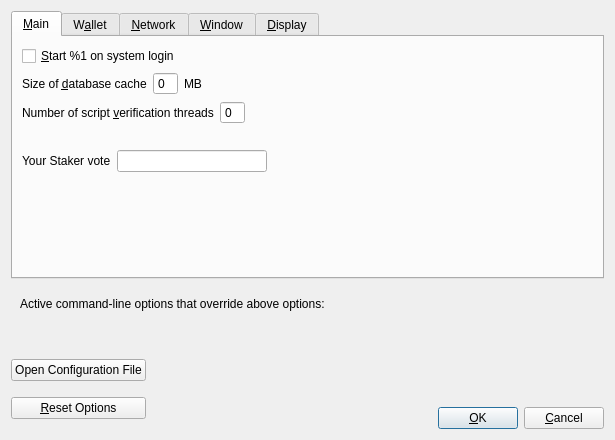
<?xml version="1.0" encoding="UTF-8"?>
<ui version="4.0">
 <class>OptionsDialog</class>
 <widget class="QDialog" name="OptionsDialog">
  <property name="geometry">
   <rect>
    <x>0</x>
    <y>0</y>
    <width>615</width>
    <height>440</height>
   </rect>
  </property>
  <property name="windowTitle">
   <string>Options</string>
  </property>
  <property name="styleSheet">
   <string notr="true"/>
  </property>
  <property name="modal">
   <bool>true</bool>
  </property>
  <layout class="QVBoxLayout" name="verticalLayout">
   <item>
    <widget class="QTabWidget" name="tabWidget">
     <property name="currentIndex">
      <number>0</number>
     </property>
     <widget class="QWidget" name="tabMain">
      <attribute name="title">
       <string>&amp;Main</string>
      </attribute>
      <layout class="QVBoxLayout" name="verticalLayout_Main">
       <item>
        <widget class="QCheckBox" name="kazusilverAtStartup">
         <property name="toolTip">
          <string>Automatically start %1 after logging in to the system.</string>
         </property>
         <property name="text">
          <string>&amp;Start %1 on system login</string>
         </property>
        </widget>
       </item>
       <item>
        <layout class="QHBoxLayout" name="horizontalLayout_2_Main">
         <item>
          <widget class="QLabel" name="databaseCacheLabel">
           <property name="text">
            <string>Size of &amp;database cache</string>
           </property>
           <property name="textFormat">
            <enum>Qt::PlainText</enum>
           </property>
           <property name="buddy">
            <cstring>databaseCache</cstring>
           </property>
          </widget>
         </item>
         <item>
          <widget class="QSpinBox" name="databaseCache">
           <property name="styleSheet">
            <string notr="true"/>
           </property>
           <property name="frame">
            <bool>true</bool>
           </property>
           <property name="buttonSymbols">
            <enum>QAbstractSpinBox::NoButtons</enum>
           </property>
          </widget>
         </item>
         <item>
          <widget class="QLabel" name="databaseCacheUnitLabel">
           <property name="text">
            <string>MB</string>
           </property>
           <property name="textFormat">
            <enum>Qt::PlainText</enum>
           </property>
          </widget>
         </item>
         <item>
          <spacer name="horizontalSpacer_2_Main">
           <property name="orientation">
            <enum>Qt::Horizontal</enum>
           </property>
           <property name="sizeHint" stdset="0">
            <size>
             <width>40</width>
             <height>20</height>
            </size>
           </property>
          </spacer>
         </item>
        </layout>
       </item>
       <item>
        <layout class="QHBoxLayout" name="horizontalLayout_3_Main">
         <item>
          <widget class="QLabel" name="threadsScriptVerifLabel">
           <property name="text">
            <string>Number of script &amp;verification threads</string>
           </property>
           <property name="textFormat">
            <enum>Qt::PlainText</enum>
           </property>
           <property name="buddy">
            <cstring>threadsScriptVerif</cstring>
           </property>
          </widget>
         </item>
         <item>
          <widget class="QSpinBox" name="threadsScriptVerif">
           <property name="toolTip">
            <string>(0 = auto, &lt;0 = leave that many cores free)</string>
           </property>
           <property name="styleSheet">
            <string notr="true"/>
           </property>
           <property name="frame">
            <bool>true</bool>
           </property>
           <property name="buttonSymbols">
            <enum>QAbstractSpinBox::NoButtons</enum>
           </property>
          </widget>
         </item>
         <item>
          <spacer name="horizontalSpacer_3_Main">
           <property name="orientation">
            <enum>Qt::Horizontal</enum>
           </property>
           <property name="sizeHint" stdset="0">
            <size>
             <width>40</width>
             <height>20</height>
            </size>
           </property>
          </spacer>
         </item>
        </layout>
       </item>
       <item>
        <layout class="QHBoxLayout" name="horizontalLayout_3">
         <item>
          <widget class="QLabel" name="voteQuestionLabel">
           <property name="text">
            <string/>
           </property>
          </widget>
         </item>
        </layout>
       </item>
       <item>
        <layout class="QHBoxLayout" name="horizontalLayout_2">
         <item>
          <widget class="QLabel" name="voteLabel">
           <property name="sizePolicy">
            <sizepolicy hsizetype="Minimum" vsizetype="Preferred">
             <horstretch>0</horstretch>
             <verstretch>0</verstretch>
            </sizepolicy>
           </property>
           <property name="text">
            <string>Your Staker vote</string>
           </property>
          </widget>
         </item>
         <item>
          <widget class="QLineEdit" name="voteTextField">
           <property name="maximumSize">
            <size>
             <width>150</width>
             <height>16777215</height>
            </size>
           </property>
          </widget>
         </item>
         <item>
          <spacer name="horizontalSpacer">
           <property name="orientation">
            <enum>Qt::Horizontal</enum>
           </property>
           <property name="sizeHint" stdset="0">
            <size>
             <width>40</width>
             <height>20</height>
            </size>
           </property>
          </spacer>
         </item>
        </layout>
       </item>
       <item>
        <spacer name="verticalSpacer_Main">
         <property name="orientation">
          <enum>Qt::Vertical</enum>
         </property>
         <property name="sizeHint" stdset="0">
          <size>
           <width>20</width>
           <height>40</height>
          </size>
         </property>
        </spacer>
       </item>
      </layout>
     </widget>
     <widget class="QWidget" name="tabWallet">
      <attribute name="title">
       <string>W&amp;allet</string>
      </attribute>
      <layout class="QVBoxLayout" name="verticalLayout_Wallet">
       <item>
        <widget class="QGroupBox" name="groupBox">
         <property name="title">
          <string>Expert</string>
         </property>
         <layout class="QVBoxLayout" name="verticalLayout_2"/>
        </widget>
       </item>
       <item>
        <widget class="QCheckBox" name="coinControlFeatures">
         <property name="toolTip">
          <string>Whether to show coin control features or not.</string>
         </property>
         <property name="text">
          <string>Enable coin &amp;control features</string>
         </property>
        </widget>
       </item>
       <item>
        <widget class="QCheckBox" name="spendZeroConfChange">
         <property name="toolTip">
          <string>If you disable the spending of unconfirmed change, the change from a transaction cannot be used until that transaction has at least one confirmation. This also affects how your balance is computed.</string>
         </property>
         <property name="text">
          <string>&amp;Spend unconfirmed change</string>
         </property>
        </widget>
       </item>
       <item>
        <spacer name="verticalSpacer_Wallet">
         <property name="orientation">
          <enum>Qt::Vertical</enum>
         </property>
         <property name="sizeHint" stdset="0">
          <size>
           <width>20</width>
           <height>40</height>
          </size>
         </property>
        </spacer>
       </item>
      </layout>
     </widget>
     <widget class="QWidget" name="tabNetwork">
      <attribute name="title">
       <string>&amp;Network</string>
      </attribute>
      <layout class="QVBoxLayout" name="verticalLayout_Network">
       <item>
        <widget class="QCheckBox" name="mapPortUpnp">
         <property name="toolTip">
          <string>Automatically open the KazuSilver client port on the router. This only works when your router supports UPnP and it is enabled.</string>
         </property>
         <property name="text">
          <string>Map port using &amp;UPnP</string>
         </property>
        </widget>
       </item>
       <item>
        <widget class="QCheckBox" name="allowIncoming">
         <property name="toolTip">
          <string>Accept connections from outside</string>
         </property>
         <property name="text">
          <string>Allow incoming connections</string>
         </property>
        </widget>
       </item>
       <item>
        <widget class="QCheckBox" name="connectSocks">
         <property name="toolTip">
          <string>Connect to the KazuSilver network through a SOCKS5 proxy.</string>
         </property>
         <property name="text">
          <string>&amp;Connect through SOCKS5 proxy (default proxy):</string>
         </property>
        </widget>
       </item>
       <item>
        <layout class="QHBoxLayout" name="horizontalLayout_1_Network">
         <item>
          <widget class="QLabel" name="proxyIpLabel">
           <property name="text">
            <string>Proxy &amp;IP:</string>
           </property>
           <property name="textFormat">
            <enum>Qt::PlainText</enum>
           </property>
           <property name="buddy">
            <cstring>proxyIp</cstring>
           </property>
          </widget>
         </item>
         <item>
          <widget class="QValidatedLineEdit" name="proxyIp">
           <property name="minimumSize">
            <size>
             <width>140</width>
             <height>0</height>
            </size>
           </property>
           <property name="maximumSize">
            <size>
             <width>140</width>
             <height>16777215</height>
            </size>
           </property>
           <property name="toolTip">
            <string>IP address of the proxy (e.g. IPv4: 127.0.0.1 / IPv6: ::1)</string>
           </property>
          </widget>
         </item>
         <item>
          <widget class="QLabel" name="proxyPortLabel">
           <property name="text">
            <string>&amp;Port:</string>
           </property>
           <property name="textFormat">
            <enum>Qt::PlainText</enum>
           </property>
           <property name="buddy">
            <cstring>proxyPort</cstring>
           </property>
          </widget>
         </item>
         <item>
          <widget class="QLineEdit" name="proxyPort">
           <property name="minimumSize">
            <size>
             <width>55</width>
             <height>0</height>
            </size>
           </property>
           <property name="maximumSize">
            <size>
             <width>55</width>
             <height>16777215</height>
            </size>
           </property>
           <property name="toolTip">
            <string>Port of the proxy (e.g. 9050)</string>
           </property>
          </widget>
         </item>
         <item>
          <spacer name="horizontalSpacer_1_Network">
           <property name="orientation">
            <enum>Qt::Horizontal</enum>
           </property>
           <property name="sizeHint" stdset="0">
            <size>
             <width>40</width>
             <height>20</height>
            </size>
           </property>
          </spacer>
         </item>
        </layout>
       </item>
       <item>
        <layout class="QHBoxLayout" name="horizontalLayout_2_Network">
         <item>
          <widget class="QLabel" name="proxyActiveNets">
           <property name="text">
            <string>Used for reaching peers via:</string>
           </property>
           <property name="textFormat">
            <enum>Qt::PlainText</enum>
           </property>
          </widget>
         </item>
         <item>
          <widget class="QCheckBox" name="proxyReachIPv4">
           <property name="enabled">
            <bool>false</bool>
           </property>
           <property name="toolTip">
            <string>Shows, if the supplied default SOCKS5 proxy is used to reach peers via this network type.</string>
           </property>
           <property name="text">
            <string/>
           </property>
          </widget>
         </item>
         <item>
          <widget class="QLabel" name="proxyReachIPv4Label">
           <property name="text">
            <string>IPv4</string>
           </property>
           <property name="textFormat">
            <enum>Qt::PlainText</enum>
           </property>
          </widget>
         </item>
         <item>
          <widget class="QCheckBox" name="proxyReachIPv6">
           <property name="enabled">
            <bool>false</bool>
           </property>
           <property name="toolTip">
            <string>Shows, if the supplied default SOCKS5 proxy is used to reach peers via this network type.</string>
           </property>
           <property name="text">
            <string/>
           </property>
          </widget>
         </item>
         <item>
          <widget class="QLabel" name="proxyReachIPv6Label">
           <property name="text">
            <string>IPv6</string>
           </property>
           <property name="textFormat">
            <enum>Qt::PlainText</enum>
           </property>
          </widget>
         </item>
         <item>
          <widget class="QCheckBox" name="proxyReachTor">
           <property name="enabled">
            <bool>false</bool>
           </property>
           <property name="toolTip">
            <string>Shows, if the supplied default SOCKS5 proxy is used to reach peers via this network type.</string>
           </property>
           <property name="text">
            <string/>
           </property>
          </widget>
         </item>
         <item>
          <widget class="QLabel" name="proxyReachTorLabel">
           <property name="text">
            <string>Tor</string>
           </property>
           <property name="textFormat">
            <enum>Qt::PlainText</enum>
           </property>
          </widget>
         </item>
         <item>
          <spacer name="horizontalSpacer_2_Network">
           <property name="orientation">
            <enum>Qt::Horizontal</enum>
           </property>
           <property name="sizeHint" stdset="0">
            <size>
             <width>40</width>
             <height>20</height>
            </size>
           </property>
          </spacer>
         </item>
        </layout>
       </item>
       <item>
        <widget class="QCheckBox" name="connectSocksTor">
         <property name="toolTip">
          <string>Connect to the KazuSilver network through a separate SOCKS5 proxy for Tor hidden services.</string>
         </property>
         <property name="text">
          <string>Use separate SOCKS5 proxy to reach peers via Tor hidden services:</string>
         </property>
        </widget>
       </item>
       <item>
        <layout class="QHBoxLayout" name="horizontalLayout_3_Network">
         <item>
          <widget class="QLabel" name="proxyIpTorLabel">
           <property name="text">
            <string>Proxy &amp;IP:</string>
           </property>
           <property name="textFormat">
            <enum>Qt::PlainText</enum>
           </property>
           <property name="buddy">
            <cstring>proxyIpTor</cstring>
           </property>
          </widget>
         </item>
         <item>
          <widget class="QValidatedLineEdit" name="proxyIpTor">
           <property name="minimumSize">
            <size>
             <width>140</width>
             <height>0</height>
            </size>
           </property>
           <property name="maximumSize">
            <size>
             <width>140</width>
             <height>16777215</height>
            </size>
           </property>
           <property name="toolTip">
            <string>IP address of the proxy (e.g. IPv4: 127.0.0.1 / IPv6: ::1)</string>
           </property>
          </widget>
         </item>
         <item>
          <widget class="QLabel" name="proxyPortTorLabel">
           <property name="text">
            <string>&amp;Port:</string>
           </property>
           <property name="textFormat">
            <enum>Qt::PlainText</enum>
           </property>
           <property name="buddy">
            <cstring>proxyPortTor</cstring>
           </property>
          </widget>
         </item>
         <item>
          <widget class="QLineEdit" name="proxyPortTor">
           <property name="minimumSize">
            <size>
             <width>55</width>
             <height>0</height>
            </size>
           </property>
           <property name="maximumSize">
            <size>
             <width>55</width>
             <height>16777215</height>
            </size>
           </property>
           <property name="toolTip">
            <string>Port of the proxy (e.g. 9050)</string>
           </property>
          </widget>
         </item>
         <item>
          <spacer name="horizontalSpacer_4_Network">
           <property name="orientation">
            <enum>Qt::Horizontal</enum>
           </property>
           <property name="sizeHint" stdset="0">
            <size>
             <width>40</width>
             <height>20</height>
            </size>
           </property>
          </spacer>
         </item>
        </layout>
       </item>
       <item>
        <spacer name="verticalSpacer_Network">
         <property name="orientation">
          <enum>Qt::Vertical</enum>
         </property>
         <property name="sizeHint" stdset="0">
          <size>
           <width>20</width>
           <height>40</height>
          </size>
         </property>
        </spacer>
       </item>
      </layout>
     </widget>
     <widget class="QWidget" name="tabWindow">
      <attribute name="title">
       <string>&amp;Window</string>
      </attribute>
      <layout class="QVBoxLayout" name="verticalLayout_Window">
       <item>
        <widget class="QCheckBox" name="hideTrayIcon">
         <property name="toolTip">
          <string>&amp;Hide the icon from the system tray.</string>
         </property>
         <property name="text">
          <string>Hide tray icon</string>
         </property>
        </widget>
       </item>
       <item>
        <widget class="QCheckBox" name="minimizeToTray">
         <property name="toolTip">
          <string>Show only a tray icon after minimizing the window.</string>
         </property>
         <property name="text">
          <string>&amp;Minimize to the tray instead of the taskbar</string>
         </property>
        </widget>
       </item>
       <item>
        <widget class="QCheckBox" name="minimizeOnClose">
         <property name="toolTip">
          <string>Minimize instead of exit the application when the window is closed. When this option is enabled, the application will be closed only after selecting Exit in the menu.</string>
         </property>
         <property name="text">
          <string>M&amp;inimize on close</string>
         </property>
        </widget>
       </item>
       <item>
        <spacer name="verticalSpacer_Window">
         <property name="orientation">
          <enum>Qt::Vertical</enum>
         </property>
         <property name="sizeHint" stdset="0">
          <size>
           <width>20</width>
           <height>40</height>
          </size>
         </property>
        </spacer>
       </item>
      </layout>
     </widget>
     <widget class="QWidget" name="tabDisplay">
      <attribute name="title">
       <string>&amp;Display</string>
      </attribute>
      <layout class="QVBoxLayout" name="verticalLayout_Display">
       <item>
        <layout class="QHBoxLayout" name="horizontalLayout_1_Display">
         <item>
          <widget class="QLabel" name="langLabel">
           <property name="text">
            <string>User Interface &amp;language:</string>
           </property>
           <property name="textFormat">
            <enum>Qt::PlainText</enum>
           </property>
           <property name="buddy">
            <cstring>lang</cstring>
           </property>
          </widget>
         </item>
         <item>
          <widget class="QValueComboBox" name="lang">
           <property name="toolTip">
            <string>The user interface language can be set here. This setting will take effect after restarting %1.</string>
           </property>
           <property name="styleSheet">
            <string notr="true"/>
           </property>
          </widget>
         </item>
        </layout>
       </item>
       <item>
        <layout class="QHBoxLayout" name="horizontalLayout_2_Display">
         <item>
          <widget class="QLabel" name="unitLabel">
           <property name="text">
            <string>&amp;Unit to show amounts in:</string>
           </property>
           <property name="textFormat">
            <enum>Qt::PlainText</enum>
           </property>
           <property name="buddy">
            <cstring>unit</cstring>
           </property>
          </widget>
         </item>
         <item>
          <widget class="QValueComboBox" name="unit">
           <property name="toolTip">
            <string>Choose the default subdivision unit to show in the interface and when sending coins.</string>
           </property>
           <property name="styleSheet">
            <string notr="true"/>
           </property>
          </widget>
         </item>
        </layout>
       </item>
       <item>
        <layout class="QHBoxLayout" name="horizontalLayout_3_Display">
         <item>
          <widget class="QLabel" name="thirdPartyTxUrlsLabel">
           <property name="toolTip">
            <string>Third party URLs (e.g. a block explorer) that appear in the transactions tab as context menu items. %s in the URL is replaced by transaction hash. Multiple URLs are separated by vertical bar |.</string>
           </property>
           <property name="text">
            <string>Third party transaction URLs</string>
           </property>
           <property name="buddy">
            <cstring>thirdPartyTxUrls</cstring>
           </property>
          </widget>
         </item>
         <item>
          <widget class="QLineEdit" name="thirdPartyTxUrls">
           <property name="toolTip">
            <string>Third party URLs (e.g. a block explorer) that appear in the transactions tab as context menu items. %s in the URL is replaced by transaction hash. Multiple URLs are separated by vertical bar |.</string>
           </property>
           <property name="styleSheet">
            <string notr="true"/>
           </property>
          </widget>
         </item>
        </layout>
       </item>
       <item>
        <spacer name="verticalSpacer_Display">
         <property name="orientation">
          <enum>Qt::Vertical</enum>
         </property>
         <property name="sizeHint" stdset="0">
          <size>
           <width>20</width>
           <height>40</height>
          </size>
         </property>
        </spacer>
       </item>
      </layout>
     </widget>
    </widget>
   </item>
   <item>
    <widget class="QFrame" name="frame">
     <layout class="QVBoxLayout" name="verticalLayout_Bottom">
      <item>
       <layout class="QHBoxLayout" name="horizontalLayout_Bottom">
        <item>
         <widget class="QLabel" name="overriddenByCommandLineInfoLabel">
          <property name="text">
           <string>Active command-line options that override above options:</string>
          </property>
          <property name="textFormat">
           <enum>Qt::PlainText</enum>
          </property>
         </widget>
        </item>
        <item>
         <spacer name="horizontalSpacer_Bottom">
          <property name="orientation">
           <enum>Qt::Horizontal</enum>
          </property>
          <property name="sizeHint" stdset="0">
           <size>
            <width>40</width>
            <height>20</height>
           </size>
          </property>
         </spacer>
        </item>
       </layout>
      </item>
      <item>
       <widget class="QLabel" name="overriddenByCommandLineLabel">
        <property name="text">
         <string/>
        </property>
        <property name="textFormat">
         <enum>Qt::PlainText</enum>
        </property>
        <property name="wordWrap">
         <bool>true</bool>
        </property>
       </widget>
      </item>
     </layout>
    </widget>
   </item>
   <item>
    <layout class="QHBoxLayout" name="horizontalLayout_Buttons">
     <item>
      <layout class="QVBoxLayout" name="verticalLayout_Buttons">
       <item>
        <widget class="QPushButton" name="openKazuSilverConfButton">
         <property name="toolTip">
          <string>Open the %1 configuration file from the working directory.</string>
         </property>
         <property name="text">
          <string>Open Configuration File</string>
         </property>
         <property name="autoDefault">
          <bool>false</bool>
         </property>
        </widget>
       </item>
       <item>
        <widget class="QPushButton" name="resetButton">
         <property name="toolTip">
          <string>Reset all client options to default.</string>
         </property>
         <property name="text">
          <string>&amp;Reset Options</string>
         </property>
         <property name="autoDefault">
          <bool>false</bool>
         </property>
        </widget>
       </item>
      </layout>
     </item>
     <item>
      <spacer name="horizontalSpacer_1">
       <property name="orientation">
        <enum>Qt::Horizontal</enum>
       </property>
       <property name="sizeHint" stdset="0">
        <size>
         <width>40</width>
         <height>48</height>
        </size>
       </property>
      </spacer>
     </item>
     <item>
      <widget class="QLabel" name="statusLabel">
       <property name="minimumSize">
        <size>
         <width>200</width>
         <height>0</height>
        </size>
       </property>
       <property name="font">
        <font>
         <weight>75</weight>
         <bold>true</bold>
        </font>
       </property>
       <property name="text">
        <string/>
       </property>
       <property name="textFormat">
        <enum>Qt::PlainText</enum>
       </property>
       <property name="wordWrap">
        <bool>true</bool>
       </property>
      </widget>
     </item>
     <item>
      <spacer name="horizontalSpacer_2">
       <property name="orientation">
        <enum>Qt::Horizontal</enum>
       </property>
       <property name="sizeHint" stdset="0">
        <size>
         <width>40</width>
         <height>48</height>
        </size>
       </property>
      </spacer>
     </item>
     <item>
      <layout class="QVBoxLayout" name="verticalLayout_4">
       <item>
        <spacer name="verticalSpacer">
         <property name="orientation">
          <enum>Qt::Vertical</enum>
         </property>
         <property name="sizeHint" stdset="0">
          <size>
           <width>20</width>
           <height>40</height>
          </size>
         </property>
        </spacer>
       </item>
       <item>
        <layout class="QHBoxLayout" name="horizontalLayout">
         <item>
          <widget class="QPushButton" name="okButton">
           <property name="text">
            <string>&amp;OK</string>
           </property>
           <property name="autoDefault">
            <bool>false</bool>
           </property>
           <property name="default">
            <bool>true</bool>
           </property>
          </widget>
         </item>
         <item>
          <widget class="QPushButton" name="cancelButton">
           <property name="text">
            <string>&amp;Cancel</string>
           </property>
           <property name="autoDefault">
            <bool>false</bool>
           </property>
          </widget>
         </item>
        </layout>
       </item>
      </layout>
     </item>
    </layout>
   </item>
  </layout>
 </widget>
 <customwidgets>
  <customwidget>
   <class>QValidatedLineEdit</class>
   <extends>QLineEdit</extends>
   <header>qvalidatedlineedit.h</header>
  </customwidget>
  <customwidget>
   <class>QValueComboBox</class>
   <extends>QComboBox</extends>
   <header>qvaluecombobox.h</header>
  </customwidget>
 </customwidgets>
 <resources/>
 <connections/>
</ui>
